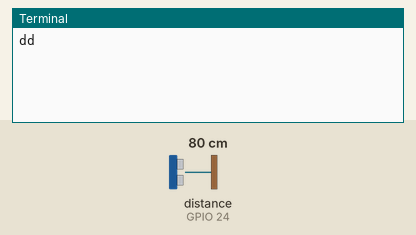
A program run on a simulated Raspberry Pi (BCM pin numbers). Parts: the last lines printed to the terminal. The inputs (shaded band) are chosen by the test bench; at power-on: distance to the obstacle (sensor on GPIO 24) 80 cm. The echo pulse lasts 58.3 µs per cm; the clock reads 2024-03-15 10:24:30 at power-on unless the program sets it.

Above: at 1.2 s.
1.3 s: distance to the obstacle (sensor on GPIO 24) set to 2 cm
At 2.5 s:
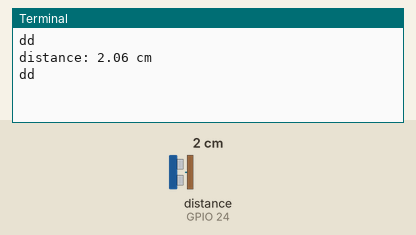
5.5 s: distance to the obstacle (sensor on GPIO 24) set to 4 cm
At 6.8 s:
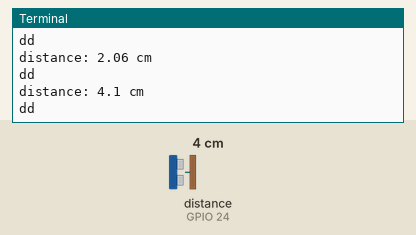

The program:

hc-sr04.py
```python
#VCC +5V
#TRIG=23
#ECHO=24 ,要求输出3.3V    ECHO------------------------
#                                                | 1K电阻
#                        24  --------------------|
#                                                | 2K电阻
#                        GND ---------------------


import RPi.GPIO as GPIO
import time
GPIO.setmode(GPIO.BCM)

TRIG = 23
ECHO =24

GPIO.setup(TRIG,GPIO.OUT)
GPIO.setup(ECHO,GPIO.IN)

try:
     while True:
        GPIO.output(TRIG,False)
        print("dd")
        time.sleep(2)

        GPIO.output(TRIG,True)
        time.sleep(0.00001)
        GPIO.output(TRIG,False)

        while GPIO.input(ECHO) == 0:
            pulse_start= time.time()
        while GPIO.input(ECHO) == 1 :
            pulse_end = time.time()

        pulse_duration = pulse_end - pulse_start
        distance = pulse_duration * 17150
        distance = round(distance,2)
        print ("distance:",distance,"cm")
except KeyboardInterrupt:
    print("clear up")
    GPIO.cleanup()
```

Measured:
- after the input at 1.3 s, the terminal: prints a new line after 0.70 s (image 1)
- after the input at 5.5 s, the terminal: prints a new line after 0.50 s (image 2)
